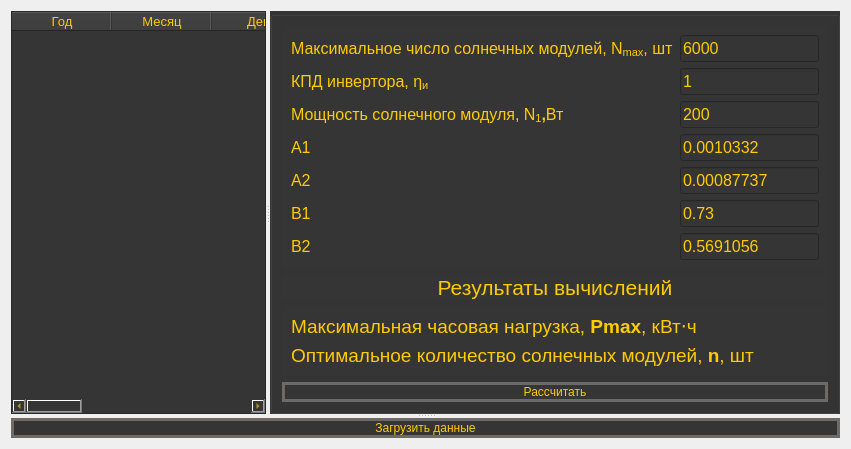
      <widget class="QWidget" name="tab3">
       <attribute name="title">
        <string>Рассчёт</string>
       </attribute>
       <layout class="QVBoxLayout" name="verticalLayout_2">
        <item>
         <widget class="QSplitter" name="splitter_2">
          <property name="orientation">
           <enum>Qt::Vertical</enum>
          </property>
          <widget class="QSplitter" name="splitter">
           <property name="orientation">
            <enum>Qt::Horizontal</enum>
           </property>
           <widget class="QTableWidget" name="tableWidget">
            <property name="font">
             <font>
              <family>MS Shell Dlg 2</family>
              <pointsize>10</pointsize>
              <weight>50</weight>
              <italic>false</italic>
              <bold>false</bold>
             </font>
            </property>
            <property name="styleSheet">
             <string notr="true">color: rgb(255, 203, 2);
background-color: rgb(53, 53,53);
</string>
            </property>
            <property name="gridStyle">
             <enum>Qt::SolidLine</enum>
            </property>
            <column>
             <property name="text">
              <string>Год</string>
             </property>
            </column>
            <column>
             <property name="text">
              <string>Месяц</string>
             </property>
            </column>
            <column>
             <property name="text">
              <string>День</string>
             </property>
            </column>
            <column>
             <property name="text">
              <string>Час</string>
             </property>
            </column>
            <column>
             <property name="text">
              <string>Энергия_излуч.</string>
             </property>
            </column>
            <column>
             <property name="text">
              <string>Нагрузка</string>
             </property>
            </column>
            <column>
             <property name="text">
              <string>+dE</string>
             </property>
            </column>
            <column>
             <property name="text">
              <string>-dE</string>
             </property>
            </column>
           </widget>
           <widget class="QGroupBox" name="groupBox">
            <property name="styleSheet">
             <string notr="true">background-color: rgb(53, 53, 53);</string>
            </property>
            <layout class="QVBoxLayout" name="verticalLayout_3">
             <item>
              <widget class="QFrame" name="frame">
               <property name="whatsThis">
                <string>&lt;html&gt;&lt;head/&gt;&lt;body&gt;&lt;p&gt;&lt;span style=&quot; font-family:'Times New Roman,serif'; font-size:12pt; font-weight:600; font-style:italic;&quot;&gt;tg&lt;/span&gt;&lt;span style=&quot; font-family:'Times New Roman,serif'; font-size:12pt; font-weight:600; font-style:italic; vertical-align:sub;&quot;&gt;тэ&lt;/span&gt;&lt;span style=&quot; font-family:'Times New Roman,serif'; font-size:12pt; font-weight:600; font-style:italic;&quot;&gt; α&lt;/span&gt;&lt;span style=&quot; font-family:'Times New Roman,serif'; font-size:12pt; font-style:italic;&quot;&gt; тангенс угла наклона линеризированной зависимости к.п.д. топливного элемента от его нагрузки; &lt;/span&gt;&lt;/p&gt;&lt;/body&gt;&lt;/html&gt;</string>
               </property>
               <property name="styleSheet">
                <string notr="true">border-color: rgb(85, 255, 0);</string>
               </property>
               <layout class="QFormLayout" name="formLayout">
                <item row="3" column="0">
                 <widget class="QLabel" name="label_4">
                  <property name="toolTip">
                   <string>&lt;html&gt;&lt;head/&gt;&lt;body&gt;&lt;p&gt;&lt;span style=&quot; font-family:'Times New Roman,serif'; font-size:12pt; font-weight:600; color:#353535;&quot;&gt;tg&lt;/span&gt;&lt;span style=&quot; font-family:'Times New Roman,serif'; font-size:12pt; font-weight:600; color:#353535; vertical-align:sub;&quot;&gt;тэ&lt;/span&gt;&lt;span style=&quot; font-family:'Times New Roman,serif'; font-size:12pt; font-weight:600; color:#353535;&quot;&gt; α&lt;/span&gt;&lt;span style=&quot; font-family:'Times New Roman,serif'; font-size:12pt; color:#353535;&quot;&gt; тангенс угла наклона линеризированной зависимости к.п.д. топливного элемента от его нагрузки; &lt;/span&gt;&lt;/p&gt;&lt;/body&gt;&lt;/html&gt;</string>
                  </property>
                  <property name="whatsThis">
                   <string>&lt;html&gt;&lt;head/&gt;&lt;body&gt;&lt;p&gt;&lt;span style=&quot; font-family:'Times New Roman,serif'; font-size:12pt; font-weight:600; color:#353535;&quot;&gt;tg&lt;/span&gt;&lt;span style=&quot; font-family:'Times New Roman,serif'; font-size:12pt; font-weight:600; color:#353535; vertical-align:sub;&quot;&gt;тэ&lt;/span&gt;&lt;span style=&quot; font-family:'Times New Roman,serif'; font-size:12pt; font-weight:600; color:#353535;&quot;&gt; α&lt;/span&gt;&lt;span style=&quot; font-family:'Times New Roman,serif'; font-size:12pt; color:#353535;&quot;&gt; тангенс угла наклона линеризированной зависимости к.п.д. топливного элемента от его нагрузки; &lt;/span&gt;&lt;/p&gt;&lt;/body&gt;&lt;/html&gt;</string>
                  </property>
                  <property name="styleSheet">
                   <string notr="true">color: rgb(255, 203, 2);</string>
                  </property>
                  <property name="text">
                   <string>&lt;html&gt;&lt;head/&gt;&lt;body&gt;&lt;p&gt;&lt;span style=&quot; font-size:12pt;&quot;&gt;А1&lt;/span&gt;&lt;/p&gt;&lt;/body&gt;&lt;/html&gt;</string>
                  </property>
                 </widget>
                </item>
                <item row="3" column="1">
                 <widget class="QLineEdit" name="lineEdit_4">
                  <property name="font">
                   <font>
                    <pointsize>12</pointsize>
                   </font>
                  </property>
                  <property name="styleSheet">
                   <string notr="true">color: rgb(255, 203, 2);</string>
                  </property>
                  <property name="text">
                   <string>0.0010332</string>
                  </property>
                 </widget>
                </item>
                <item row="4" column="0">
                 <widget class="QLabel" name="label_5">
                  <property name="toolTip">
                   <string>&lt;html&gt;&lt;head/&gt;&lt;body&gt;&lt;p&gt;&lt;span style=&quot; font-family:'Times New Roman,serif'; font-size:12pt; font-weight:600; color:#353535;&quot;&gt;tg&lt;/span&gt;&lt;span style=&quot; font-family:'Times New Roman,serif'; font-size:12pt; font-weight:600; color:#353535; vertical-align:sub;&quot;&gt;ЭУ&lt;/span&gt;&lt;span style=&quot; font-family:'Times New Roman,serif'; font-size:12pt; font-weight:600; color:#353535;&quot;&gt; α&lt;/span&gt;&lt;span style=&quot; font-family:'Times New Roman,serif'; font-size:12pt; color:#353535;&quot;&gt; тангенс угла наклона линеризированной зависимости к.п.д. преобразования в электролизной установке от ее нагрузки;&lt;/span&gt;&lt;/p&gt;&lt;/body&gt;&lt;/html&gt;</string>
                  </property>
                  <property name="whatsThis">
                   <string>&lt;html&gt;&lt;head/&gt;&lt;body&gt;&lt;p&gt;&lt;span style=&quot; font-family:'Times New Roman,serif'; font-size:12pt; font-weight:600; font-style:italic;&quot;&gt;tg&lt;/span&gt;&lt;span style=&quot; font-family:'Times New Roman,serif'; font-size:12pt; font-weight:600; font-style:italic; vertical-align:sub;&quot;&gt;ЭУ&lt;/span&gt;&lt;span style=&quot; font-family:'Times New Roman,serif'; font-size:12pt; font-weight:600; font-style:italic;&quot;&gt; α&lt;/span&gt;&lt;span style=&quot; font-family:'Times New Roman,serif'; font-size:12pt; font-style:italic;&quot;&gt; тангенс угла наклона линеризированной зависимости к.п.д. преобразования в электролизной установке от ее нагрузки;&lt;/span&gt;&lt;/p&gt;&lt;/body&gt;&lt;/html&gt;</string>
                  </property>
                  <property name="styleSheet">
                   <string notr="true">color: rgb(255, 203, 2);</string>
                  </property>
                  <property name="text">
                   <string>&lt;html&gt;&lt;head/&gt;&lt;body&gt;&lt;p&gt;&lt;span style=&quot; font-size:12pt;&quot;&gt;А2&lt;/span&gt;&lt;/p&gt;&lt;/body&gt;&lt;/html&gt;</string>
                  </property>
                 </widget>
                </item>
                <item row="4" column="1">
                 <widget class="QLineEdit" name="lineEdit_5">
                  <property name="font">
                   <font>
                    <pointsize>12</pointsize>
                   </font>
                  </property>
                  <property name="styleSheet">
                   <string notr="true">color: rgb(255, 203, 2);</string>
                  </property>
                  <property name="text">
                   <string>0.00087737</string>
                  </property>
                 </widget>
                </item>
                <item row="5" column="0">
                 <widget class="QLabel" name="label_6">
                  <property name="toolTip">
                   <string>&lt;html&gt;&lt;head/&gt;&lt;body&gt;&lt;p&gt;&lt;span style=&quot; font-family:'Times New Roman,serif'; font-size:14pt; color:#353535;&quot;&gt;η&lt;/span&gt;&lt;span style=&quot; font-family:'Times New Roman,serif'; font-size:14pt; color:#353535; vertical-align:sub;&quot;&gt;ном &lt;/span&gt;&lt;span style=&quot; font-family:'Times New Roman,serif'; font-size:14pt; color:#353535; vertical-align:super;&quot;&gt;ТЭ&lt;/span&gt;&lt;span style=&quot; font-family:'Times New Roman,serif'; font-size:12pt; color:#353535;&quot;&gt;значение к.п.д. топливного элемента при номинальной нагрузке;&lt;/span&gt;&lt;/p&gt;&lt;/body&gt;&lt;/html&gt;</string>
                  </property>
                  <property name="whatsThis">
                   <string>&lt;html&gt;&lt;head/&gt;&lt;body&gt;&lt;p&gt;&lt;span style=&quot; font-family:'Times New Roman,serif'; font-size:14pt; font-weight:600; color:#353535;&quot;&gt;η&lt;/span&gt;&lt;span style=&quot; font-family:'Times New Roman,serif'; font-size:14pt; font-weight:600; color:#353535; vertical-align:sub;&quot;&gt;ном &lt;/span&gt;&lt;span style=&quot; font-family:'Times New Roman,serif'; font-size:14pt; font-weight:600; color:#353535; vertical-align:super;&quot;&gt;ТЭ&lt;/span&gt;&lt;span style=&quot; font-family:'Times New Roman,serif'; font-size:12pt; color:#353535;&quot;&gt;значение к.п.д. топливного элемента при номинальной нагрузке;&lt;/span&gt;&lt;/p&gt;&lt;/body&gt;&lt;/html&gt;</string>
                  </property>
                  <property name="styleSheet">
                   <string notr="true">color: rgb(255, 203, 2);</string>
                  </property>
                  <property name="text">
                   <string>&lt;html&gt;&lt;head/&gt;&lt;body&gt;&lt;p&gt;&lt;span style=&quot; font-size:12pt;&quot;&gt;В1&lt;/span&gt;&lt;/p&gt;&lt;/body&gt;&lt;/html&gt;</string>
                  </property>
                 </widget>
                </item>
                <item row="5" column="1">
                 <widget class="QLineEdit" name="lineEdit_6">
                  <property name="font">
                   <font>
                    <pointsize>12</pointsize>
                   </font>
                  </property>
                  <property name="styleSheet">
                   <string notr="true">color: rgb(255, 203, 2);</string>
                  </property>
                  <property name="text">
                   <string>0.73</string>
                  </property>
                 </widget>
                </item>
                <item row="6" column="0">
                 <widget class="QLabel" name="label_7">
                  <property name="toolTip">
                   <string>&lt;html&gt;&lt;head/&gt;&lt;body&gt;&lt;p&gt;&lt;span style=&quot; font-family:'Times New Roman,serif'; font-size:14pt; font-weight:600; color:#353535;&quot;&gt;η&lt;/span&gt;&lt;span style=&quot; font-family:'Times New Roman,serif'; font-size:14pt; font-weight:600; color:#353535; vertical-align:sub;&quot;&gt;ном &lt;/span&gt;&lt;span style=&quot; font-family:'Times New Roman,serif'; font-size:14pt; font-weight:600; color:#353535; vertical-align:super;&quot;&gt;ЭУ&lt;/span&gt;&lt;span style=&quot; font-family:'Times New Roman,serif'; font-size:12pt; color:#353535;&quot;&gt;значение к.п.д. преобразования в электролизной  установке при номинальной нагрузке; &lt;/span&gt;&lt;/p&gt;&lt;/body&gt;&lt;/html&gt;</string>
                  </property>
                  <property name="whatsThis">
                   <string>&lt;html&gt;&lt;head/&gt;&lt;body&gt;&lt;p&gt;&lt;span style=&quot; font-family:'Times New Roman,serif'; font-size:14pt; font-weight:600; color:#353535;&quot;&gt;η&lt;/span&gt;&lt;span style=&quot; font-family:'Times New Roman,serif'; font-size:14pt; font-weight:600; color:#353535; vertical-align:sub;&quot;&gt;ном &lt;/span&gt;&lt;span style=&quot; font-family:'Times New Roman,serif'; font-size:14pt; font-weight:600; color:#353535; vertical-align:super;&quot;&gt;ЭУ&lt;/span&gt;&lt;span style=&quot; font-family:'Times New Roman,serif'; font-size:12pt; color:#353535;&quot;&gt;значение к.п.д. преобразования в электролизной  установке при номинальной нагрузке; &lt;/span&gt;&lt;/p&gt;&lt;/body&gt;&lt;/html&gt;</string>
                  </property>
                  <property name="styleSheet">
                   <string notr="true">color: rgb(255, 203, 2);</string>
                  </property>
                  <property name="text">
                   <string>&lt;html&gt;&lt;head/&gt;&lt;body&gt;&lt;p&gt;&lt;span style=&quot; font-size:12pt;&quot;&gt;В2&lt;/span&gt;&lt;/p&gt;&lt;/body&gt;&lt;/html&gt;</string>
                  </property>
                 </widget>
                </item>
                <item row="6" column="1">
                 <widget class="QLineEdit" name="lineEdit_7">
                  <property name="font">
                   <font>
                    <pointsize>12</pointsize>
                   </font>
                  </property>
                  <property name="styleSheet">
                   <string notr="true">color: rgb(255, 203, 2);</string>
                  </property>
                  <property name="text">
                   <string>0.5691056</string>
                  </property>
                 </widget>
                </item>
                <item row="2" column="1">
                 <widget class="QLineEdit" name="lineEdit">
                  <property name="font">
                   <font>
                    <pointsize>12</pointsize>
                   </font>
                  </property>
                  <property name="styleSheet">
                   <string notr="true">color: rgb(255, 203, 2);</string>
                  </property>
                  <property name="text">
                   <string>200</string>
                  </property>
                 </widget>
                </item>
                <item row="2" column="0">
                 <widget class="QLabel" name="label">
                  <property name="styleSheet">
                   <string notr="true">color: rgb(255, 203, 2);</string>
                  </property>
                  <property name="text">
                   <string>&lt;html&gt;&lt;head/&gt;&lt;body&gt;&lt;p&gt;&lt;span style=&quot; font-family:'Arial,sans-serif'; font-size:12pt;&quot;&gt;Мощность солнечного модуля, N&lt;/span&gt;&lt;span style=&quot; font-family:'Arial,sans-serif'; font-size:12pt; vertical-align:sub;&quot;&gt;1&lt;/span&gt;&lt;span style=&quot; font-family:'Arial,sans-serif'; font-size:12pt; font-weight:600;&quot;&gt;,&lt;/span&gt;&lt;span style=&quot; font-family:'Arial,sans-serif'; font-size:12pt;&quot;&gt;Вт&lt;/span&gt;&lt;/p&gt;&lt;/body&gt;&lt;/html&gt;</string>
                  </property>
                 </widget>
                </item>
                <item row="1" column="0">
                 <widget class="QLabel" name="label_2">
                  <property name="styleSheet">
                   <string notr="true">color: rgb(255, 203, 2);</string>
                  </property>
                  <property name="text">
                   <string>&lt;html&gt;&lt;head/&gt;&lt;body&gt;&lt;p&gt;&lt;span style=&quot; font-size:12pt;&quot;&gt;КПД инвертора, η&lt;/span&gt;&lt;span style=&quot; font-size:12pt; vertical-align:sub;&quot;&gt;и&lt;/span&gt;&lt;/p&gt;&lt;/body&gt;&lt;/html&gt;</string>
                  </property>
                 </widget>
                </item>
                <item row="1" column="1">
                 <widget class="QLineEdit" name="lineEdit_2">
                  <property name="font">
                   <font>
                    <pointsize>12</pointsize>
                   </font>
                  </property>
                  <property name="styleSheet">
                   <string notr="true">color: rgb(255, 203, 2);</string>
                  </property>
                  <property name="text">
                   <string>1</string>
                  </property>
                 </widget>
                </item>
                <item row="0" column="0">
                 <widget class="QLabel" name="label_3">
                  <property name="styleSheet">
                   <string notr="true">color: rgb(255, 203, 2);</string>
                  </property>
                  <property name="text">
                   <string>&lt;html&gt;&lt;head/&gt;&lt;body&gt;&lt;p&gt;&lt;span style=&quot; font-size:12pt;&quot;&gt;Максимальное число солнечных модулей, N&lt;/span&gt;&lt;span style=&quot; font-size:12pt; vertical-align:sub;&quot;&gt;max&lt;/span&gt;&lt;span style=&quot; font-size:12pt;&quot;&gt;, шт&lt;/span&gt;&lt;/p&gt;&lt;/body&gt;&lt;/html&gt;</string>
                  </property>
                 </widget>
                </item>
                <item row="0" column="1">
                 <widget class="QLineEdit" name="lineEdit_3">
                  <property name="font">
                   <font>
                    <pointsize>12</pointsize>
                   </font>
                  </property>
                  <property name="styleSheet">
                   <string notr="true">color: rgb(255, 203, 2);</string>
                  </property>
                  <property name="text">
                   <string>6000</string>
                  </property>
                 </widget>
                </item>
               </layout>
              </widget>
             </item>
             <item>
              <widget class="QLabel" name="label_8">
               <property name="styleSheet">
                <string notr="true">color: rgb(255, 203, 02);
</string>
               </property>
               <property name="text">
                <string>&lt;html&gt;&lt;head/&gt;&lt;body&gt;&lt;p&gt;&lt;span style=&quot; font-size:16pt;&quot;&gt;Результаты вычислений&lt;/span&gt;&lt;/p&gt;&lt;/body&gt;&lt;/html&gt;</string>
               </property>
               <property name="alignment">
                <set>Qt::AlignCenter</set>
               </property>
              </widget>
             </item>
             <item>
              <widget class="QFrame" name="frame">
               <layout class="QGridLayout" name="gridLayout_2">
                <item row="0" column="1">
                 <widget class="QLabel" name="label_31">
                  <property name="font">
                   <font>
                    <family>MS Sans Serif</family>
                    <pointsize>11</pointsize>
                    <weight>50</weight>
                    <italic>true</italic>
                    <bold>false</bold>
                   </font>
                  </property>
                  <property name="styleSheet">
                   <string notr="true">color: rgb(255, 203, 2);
font: italic 11pt &quot;MS Sans Serif&quot;;</string>
                  </property>
                  <property name="text">
                   <string/>
                  </property>
                 </widget>
                </item>
                <item row="0" column="0">
                 <widget class="QLabel" name="label_9">
                  <property name="styleSheet">
                   <string notr="true">color: rgb(255, 203, 2);
</string>
                  </property>
                  <property name="text">
                   <string>&lt;html&gt;&lt;head/&gt;&lt;body&gt;&lt;p&gt;&lt;span style=&quot; font-family:'Times New Roman,serif'; font-size:14pt;&quot;&gt;Максимальная часовая нагрузка, &lt;/span&gt;&lt;span style=&quot; font-family:'Times New Roman,serif'; font-size:14pt; font-weight:600;&quot;&gt;Pmax&lt;/span&gt;&lt;span style=&quot; font-family:'Times New Roman,serif'; font-size:14pt;&quot;&gt;, кВт⋅ч&lt;/span&gt;&lt;/p&gt;&lt;/body&gt;&lt;/html&gt;</string>
                  </property>
                 </widget>
                </item>
                <item row="1" column="0">
                 <widget class="QLabel" name="label_10">
                  <property name="styleSheet">
                   <string notr="true">color: rgb(255, 203, 2);</string>
                  </property>
                  <property name="text">
                   <string>&lt;html&gt;&lt;head/&gt;&lt;body&gt;&lt;p&gt;&lt;span style=&quot; font-family:'Times New Roman,serif'; font-size:14pt;&quot;&gt;Оптимальное количество солнечных модулей, &lt;/span&gt;&lt;span style=&quot; font-family:'Times New Roman,serif'; font-size:14pt; font-weight:600;&quot;&gt;n&lt;/span&gt;&lt;span style=&quot; font-family:'Times New Roman,serif'; font-size:14pt;&quot;&gt;, шт&lt;/span&gt;&lt;/p&gt;&lt;/body&gt;&lt;/html&gt;</string>
                  </property>
                 </widget>
                </item>
                <item row="1" column="1">
                 <widget class="QLabel" name="label_32">
                  <property name="font">
                   <font>
                    <family>MS Sans Serif</family>
                    <pointsize>11</pointsize>
                    <weight>50</weight>
                    <italic>true</italic>
                    <bold>false</bold>
                   </font>
                  </property>
                  <property name="styleSheet">
                   <string notr="true">color: rgb(255, 203, 2);
font: italic 11pt &quot;MS Sans Serif&quot;;</string>
                  </property>
                  <property name="text">
                   <string/>
                  </property>
                 </widget>
                </item>
               </layout>
              </widget>
             </item>
             <item>
              <widget class="QPushButton" name="pushButton_6">
               <property name="enabled">
                <bool>true</bool>
               </property>
               <property name="mouseTracking">
                <bool>false</bool>
               </property>
               <property name="layoutDirection">
                <enum>Qt::LeftToRight</enum>
               </property>
               <property name="styleSheet">
                <string notr="true">font: 75 17pt &quot;Sitka Text&quot;;
border:3px solid rgb(0,0,0);
border-radius: 18px;
border-color:#6C6B6A;
color: rgb(255, 203, 2);</string>
               </property>
               <property name="text">
                <string>Рассчитать</string>
               </property>
               <property name="iconSize">
                <size>
                 <width>200</width>
                 <height>200</height>
                </size>
               </property>
              </widget>
             </item>
            </layout>
           </widget>
          </widget>
          <widget class="QPushButton" name="pushButton">
           <property name="styleSheet">
            <string notr="true">font: 75 17pt &quot;Sitka Text&quot;;
border:3px solid rgb(0,0,0);
border-radius: 18px;
border-color:#6C6B6A;
color: rgb(255, 203, 2);
background-color: rgb(53, 53, 53);</string>
           </property>
           <property name="text">
            <string>Загрузить данные</string>
           </property>
           <property name="autoDefault">
            <bool>false</bool>
           </property>
          </widget>
         </widget>
        </item>
       </layout>
      </widget>
